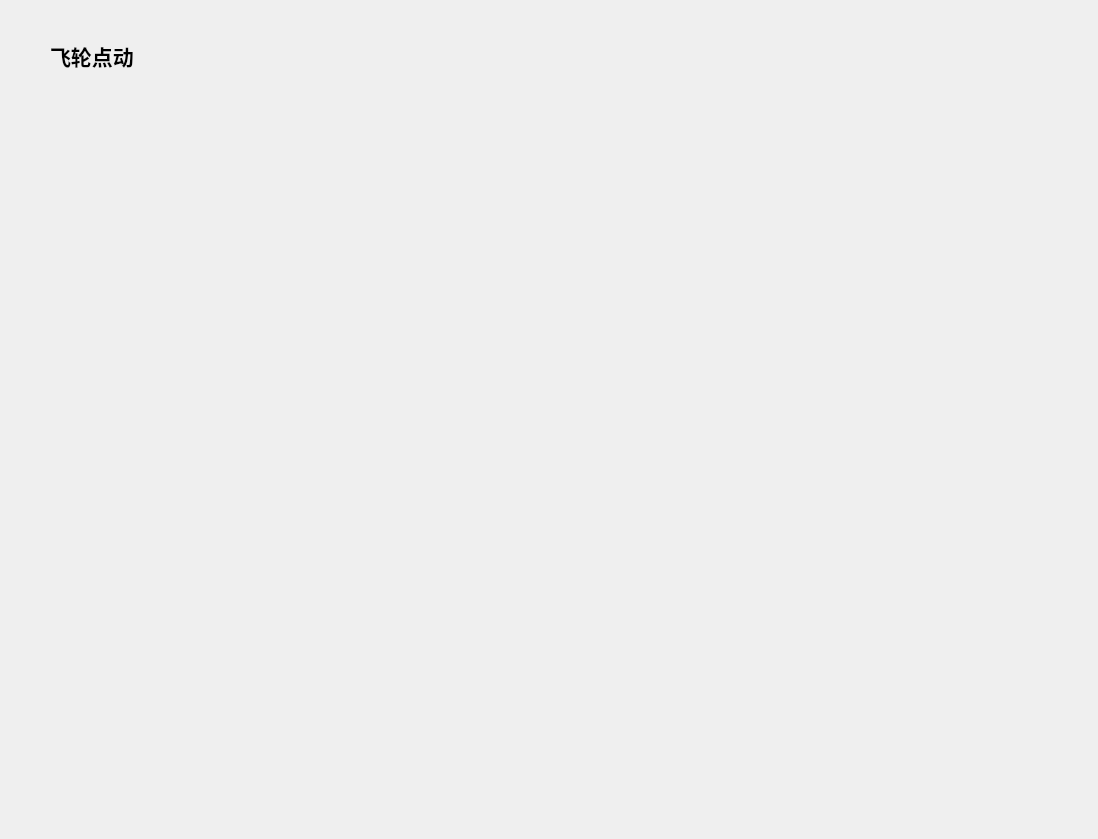
<?xml version="1.0" encoding="UTF-8"?>
<ui version="4.0">
 <class>MainFlyer</class>
 <widget class="QWidget" name="MainFlyer">
  <property name="geometry">
   <rect>
    <x>0</x>
    <y>0</y>
    <width>1098</width>
    <height>839</height>
   </rect>
  </property>
  <property name="windowTitle">
   <string>Form</string>
  </property>
  <widget class="QLabel" name="label">
   <property name="geometry">
    <rect>
     <x>50</x>
     <y>20</y>
     <width>91</width>
     <height>71</height>
    </rect>
   </property>
   <property name="font">
    <font>
     <pointsize>16</pointsize>
     <bold>true</bold>
    </font>
   </property>
   <property name="text">
    <string>飞轮点动</string>
   </property>
  </widget>
 </widget>
 <resources/>
 <connections/>
</ui>
